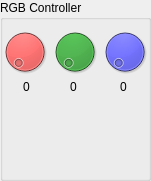
   <widget class="QGroupBox" name="groupBox_4">
    <property name="geometry">
     <rect>
      <x>180</x>
      <y>220</y>
      <width>151</width>
      <height>181</height>
     </rect>
    </property>
    <property name="title">
     <string>RGB Controller</string>
    </property>
    <widget class="QDial" name="dial">
     <property name="geometry">
      <rect>
       <x>0</x>
       <y>20</y>
       <width>50</width>
       <height>64</height>
      </rect>
     </property>
     <property name="palette">
      <palette>
       <active>
        <colorrole role="WindowText">
         <brush brushstyle="SolidPattern">
          <color alpha="255">
           <red>0</red>
           <green>0</green>
           <blue>0</blue>
          </color>
         </brush>
        </colorrole>
        <colorrole role="Button">
         <brush brushstyle="SolidPattern">
          <color alpha="255">
           <red>255</red>
           <green>0</green>
           <blue>0</blue>
          </color>
         </brush>
        </colorrole>
        <colorrole role="Light">
         <brush brushstyle="SolidPattern">
          <color alpha="255">
           <red>255</red>
           <green>127</green>
           <blue>127</blue>
          </color>
         </brush>
        </colorrole>
        <colorrole role="Midlight">
         <brush brushstyle="SolidPattern">
          <color alpha="255">
           <red>255</red>
           <green>63</green>
           <blue>63</blue>
          </color>
         </brush>
        </colorrole>
        <colorrole role="Dark">
         <brush brushstyle="SolidPattern">
          <color alpha="255">
           <red>127</red>
           <green>0</green>
           <blue>0</blue>
          </color>
         </brush>
        </colorrole>
        <colorrole role="Mid">
         <brush brushstyle="SolidPattern">
          <color alpha="255">
           <red>170</red>
           <green>0</green>
           <blue>0</blue>
          </color>
         </brush>
        </colorrole>
        <colorrole role="Text">
         <brush brushstyle="SolidPattern">
          <color alpha="255">
           <red>0</red>
           <green>0</green>
           <blue>0</blue>
          </color>
         </brush>
        </colorrole>
        <colorrole role="BrightText">
         <brush brushstyle="SolidPattern">
          <color alpha="255">
           <red>255</red>
           <green>255</green>
           <blue>255</blue>
          </color>
         </brush>
        </colorrole>
        <colorrole role="ButtonText">
         <brush brushstyle="SolidPattern">
          <color alpha="255">
           <red>0</red>
           <green>0</green>
           <blue>0</blue>
          </color>
         </brush>
        </colorrole>
        <colorrole role="Base">
         <brush brushstyle="SolidPattern">
          <color alpha="255">
           <red>255</red>
           <green>255</green>
           <blue>255</blue>
          </color>
         </brush>
        </colorrole>
        <colorrole role="Window">
         <brush brushstyle="SolidPattern">
          <color alpha="255">
           <red>255</red>
           <green>0</green>
           <blue>0</blue>
          </color>
         </brush>
        </colorrole>
        <colorrole role="Shadow">
         <brush brushstyle="SolidPattern">
          <color alpha="255">
           <red>0</red>
           <green>0</green>
           <blue>0</blue>
          </color>
         </brush>
        </colorrole>
        <colorrole role="AlternateBase">
         <brush brushstyle="SolidPattern">
          <color alpha="255">
           <red>255</red>
           <green>127</green>
           <blue>127</blue>
          </color>
         </brush>
        </colorrole>
        <colorrole role="ToolTipBase">
         <brush brushstyle="SolidPattern">
          <color alpha="255">
           <red>255</red>
           <green>255</green>
           <blue>220</blue>
          </color>
         </brush>
        </colorrole>
        <colorrole role="ToolTipText">
         <brush brushstyle="SolidPattern">
          <color alpha="255">
           <red>0</red>
           <green>0</green>
           <blue>0</blue>
          </color>
         </brush>
        </colorrole>
       </active>
       <inactive>
        <colorrole role="WindowText">
         <brush brushstyle="SolidPattern">
          <color alpha="255">
           <red>0</red>
           <green>0</green>
           <blue>0</blue>
          </color>
         </brush>
        </colorrole>
        <colorrole role="Button">
         <brush brushstyle="SolidPattern">
          <color alpha="255">
           <red>255</red>
           <green>0</green>
           <blue>0</blue>
          </color>
         </brush>
        </colorrole>
        <colorrole role="Light">
         <brush brushstyle="SolidPattern">
          <color alpha="255">
           <red>255</red>
           <green>127</green>
           <blue>127</blue>
          </color>
         </brush>
        </colorrole>
        <colorrole role="Midlight">
         <brush brushstyle="SolidPattern">
          <color alpha="255">
           <red>255</red>
           <green>63</green>
           <blue>63</blue>
          </color>
         </brush>
        </colorrole>
        <colorrole role="Dark">
         <brush brushstyle="SolidPattern">
          <color alpha="255">
           <red>127</red>
           <green>0</green>
           <blue>0</blue>
          </color>
         </brush>
        </colorrole>
        <colorrole role="Mid">
         <brush brushstyle="SolidPattern">
          <color alpha="255">
           <red>170</red>
           <green>0</green>
           <blue>0</blue>
          </color>
         </brush>
        </colorrole>
        <colorrole role="Text">
         <brush brushstyle="SolidPattern">
          <color alpha="255">
           <red>0</red>
           <green>0</green>
           <blue>0</blue>
          </color>
         </brush>
        </colorrole>
        <colorrole role="BrightText">
         <brush brushstyle="SolidPattern">
          <color alpha="255">
           <red>255</red>
           <green>255</green>
           <blue>255</blue>
          </color>
         </brush>
        </colorrole>
        <colorrole role="ButtonText">
         <brush brushstyle="SolidPattern">
          <color alpha="255">
           <red>0</red>
           <green>0</green>
           <blue>0</blue>
          </color>
         </brush>
        </colorrole>
        <colorrole role="Base">
         <brush brushstyle="SolidPattern">
          <color alpha="255">
           <red>255</red>
           <green>255</green>
           <blue>255</blue>
          </color>
         </brush>
        </colorrole>
        <colorrole role="Window">
         <brush brushstyle="SolidPattern">
          <color alpha="255">
           <red>255</red>
           <green>0</green>
           <blue>0</blue>
          </color>
         </brush>
        </colorrole>
        <colorrole role="Shadow">
         <brush brushstyle="SolidPattern">
          <color alpha="255">
           <red>0</red>
           <green>0</green>
           <blue>0</blue>
          </color>
         </brush>
        </colorrole>
        <colorrole role="AlternateBase">
         <brush brushstyle="SolidPattern">
          <color alpha="255">
           <red>255</red>
           <green>127</green>
           <blue>127</blue>
          </color>
         </brush>
        </colorrole>
        <colorrole role="ToolTipBase">
         <brush brushstyle="SolidPattern">
          <color alpha="255">
           <red>255</red>
           <green>255</green>
           <blue>220</blue>
          </color>
         </brush>
        </colorrole>
        <colorrole role="ToolTipText">
         <brush brushstyle="SolidPattern">
          <color alpha="255">
           <red>0</red>
           <green>0</green>
           <blue>0</blue>
          </color>
         </brush>
        </colorrole>
       </inactive>
       <disabled>
        <colorrole role="WindowText">
         <brush brushstyle="SolidPattern">
          <color alpha="255">
           <red>127</red>
           <green>0</green>
           <blue>0</blue>
          </color>
         </brush>
        </colorrole>
        <colorrole role="Button">
         <brush brushstyle="SolidPattern">
          <color alpha="255">
           <red>255</red>
           <green>0</green>
           <blue>0</blue>
          </color>
         </brush>
        </colorrole>
        <colorrole role="Light">
         <brush brushstyle="SolidPattern">
          <color alpha="255">
           <red>255</red>
           <green>127</green>
           <blue>127</blue>
          </color>
         </brush>
        </colorrole>
        <colorrole role="Midlight">
         <brush brushstyle="SolidPattern">
          <color alpha="255">
           <red>255</red>
           <green>63</green>
           <blue>63</blue>
          </color>
         </brush>
        </colorrole>
        <colorrole role="Dark">
         <brush brushstyle="SolidPattern">
          <color alpha="255">
           <red>127</red>
           <green>0</green>
           <blue>0</blue>
          </color>
         </brush>
        </colorrole>
        <colorrole role="Mid">
         <brush brushstyle="SolidPattern">
          <color alpha="255">
           <red>170</red>
           <green>0</green>
           <blue>0</blue>
          </color>
         </brush>
        </colorrole>
        <colorrole role="Text">
         <brush brushstyle="SolidPattern">
          <color alpha="255">
           <red>127</red>
           <green>0</green>
           <blue>0</blue>
          </color>
         </brush>
        </colorrole>
        <colorrole role="BrightText">
         <brush brushstyle="SolidPattern">
          <color alpha="255">
           <red>255</red>
           <green>255</green>
           <blue>255</blue>
          </color>
         </brush>
        </colorrole>
        <colorrole role="ButtonText">
         <brush brushstyle="SolidPattern">
          <color alpha="255">
           <red>127</red>
           <green>0</green>
           <blue>0</blue>
          </color>
         </brush>
        </colorrole>
        <colorrole role="Base">
         <brush brushstyle="SolidPattern">
          <color alpha="255">
           <red>255</red>
           <green>0</green>
           <blue>0</blue>
          </color>
         </brush>
        </colorrole>
        <colorrole role="Window">
         <brush brushstyle="SolidPattern">
          <color alpha="255">
           <red>255</red>
           <green>0</green>
           <blue>0</blue>
          </color>
         </brush>
        </colorrole>
        <colorrole role="Shadow">
         <brush brushstyle="SolidPattern">
          <color alpha="255">
           <red>0</red>
           <green>0</green>
           <blue>0</blue>
          </color>
         </brush>
        </colorrole>
        <colorrole role="AlternateBase">
         <brush brushstyle="SolidPattern">
          <color alpha="255">
           <red>255</red>
           <green>0</green>
           <blue>0</blue>
          </color>
         </brush>
        </colorrole>
        <colorrole role="ToolTipBase">
         <brush brushstyle="SolidPattern">
          <color alpha="255">
           <red>255</red>
           <green>255</green>
           <blue>220</blue>
          </color>
         </brush>
        </colorrole>
        <colorrole role="ToolTipText">
         <brush brushstyle="SolidPattern">
          <color alpha="255">
           <red>0</red>
           <green>0</green>
           <blue>0</blue>
          </color>
         </brush>
        </colorrole>
       </disabled>
      </palette>
     </property>
    </widget>
    <widget class="QDial" name="dial_2">
     <property name="geometry">
      <rect>
       <x>50</x>
       <y>20</y>
       <width>50</width>
       <height>64</height>
      </rect>
     </property>
     <property name="palette">
      <palette>
       <active>
        <colorrole role="WindowText">
         <brush brushstyle="SolidPattern">
          <color alpha="255">
           <red>0</red>
           <green>0</green>
           <blue>0</blue>
          </color>
         </brush>
        </colorrole>
        <colorrole role="Button">
         <brush brushstyle="SolidPattern">
          <color alpha="255">
           <red>0</red>
           <green>170</green>
           <blue>0</blue>
          </color>
         </brush>
        </colorrole>
        <colorrole role="Light">
         <brush brushstyle="SolidPattern">
          <color alpha="255">
           <red>0</red>
           <green>255</green>
           <blue>0</blue>
          </color>
         </brush>
        </colorrole>
        <colorrole role="Midlight">
         <brush brushstyle="SolidPattern">
          <color alpha="255">
           <red>0</red>
           <green>212</green>
           <blue>0</blue>
          </color>
         </brush>
        </colorrole>
        <colorrole role="Dark">
         <brush brushstyle="SolidPattern">
          <color alpha="255">
           <red>0</red>
           <green>85</green>
           <blue>0</blue>
          </color>
         </brush>
        </colorrole>
        <colorrole role="Mid">
         <brush brushstyle="SolidPattern">
          <color alpha="255">
           <red>0</red>
           <green>113</green>
           <blue>0</blue>
          </color>
         </brush>
        </colorrole>
        <colorrole role="Text">
         <brush brushstyle="SolidPattern">
          <color alpha="255">
           <red>0</red>
           <green>0</green>
           <blue>0</blue>
          </color>
         </brush>
        </colorrole>
        <colorrole role="BrightText">
         <brush brushstyle="SolidPattern">
          <color alpha="255">
           <red>255</red>
           <green>255</green>
           <blue>255</blue>
          </color>
         </brush>
        </colorrole>
        <colorrole role="ButtonText">
         <brush brushstyle="SolidPattern">
          <color alpha="255">
           <red>0</red>
           <green>0</green>
           <blue>0</blue>
          </color>
         </brush>
        </colorrole>
        <colorrole role="Base">
         <brush brushstyle="SolidPattern">
          <color alpha="255">
           <red>255</red>
           <green>255</green>
           <blue>255</blue>
          </color>
         </brush>
        </colorrole>
        <colorrole role="Window">
         <brush brushstyle="SolidPattern">
          <color alpha="255">
           <red>0</red>
           <green>170</green>
           <blue>0</blue>
          </color>
         </brush>
        </colorrole>
        <colorrole role="Shadow">
         <brush brushstyle="SolidPattern">
          <color alpha="255">
           <red>0</red>
           <green>0</green>
           <blue>0</blue>
          </color>
         </brush>
        </colorrole>
        <colorrole role="AlternateBase">
         <brush brushstyle="SolidPattern">
          <color alpha="255">
           <red>127</red>
           <green>212</green>
           <blue>127</blue>
          </color>
         </brush>
        </colorrole>
        <colorrole role="ToolTipBase">
         <brush brushstyle="SolidPattern">
          <color alpha="255">
           <red>255</red>
           <green>255</green>
           <blue>220</blue>
          </color>
         </brush>
        </colorrole>
        <colorrole role="ToolTipText">
         <brush brushstyle="SolidPattern">
          <color alpha="255">
           <red>0</red>
           <green>0</green>
           <blue>0</blue>
          </color>
         </brush>
        </colorrole>
       </active>
       <inactive>
        <colorrole role="WindowText">
         <brush brushstyle="SolidPattern">
          <color alpha="255">
           <red>0</red>
           <green>0</green>
           <blue>0</blue>
          </color>
         </brush>
        </colorrole>
        <colorrole role="Button">
         <brush brushstyle="SolidPattern">
          <color alpha="255">
           <red>0</red>
           <green>170</green>
           <blue>0</blue>
          </color>
         </brush>
        </colorrole>
        <colorrole role="Light">
         <brush brushstyle="SolidPattern">
          <color alpha="255">
           <red>0</red>
           <green>255</green>
           <blue>0</blue>
          </color>
         </brush>
        </colorrole>
        <colorrole role="Midlight">
         <brush brushstyle="SolidPattern">
          <color alpha="255">
           <red>0</red>
           <green>212</green>
           <blue>0</blue>
          </color>
         </brush>
        </colorrole>
        <colorrole role="Dark">
         <brush brushstyle="SolidPattern">
          <color alpha="255">
           <red>0</red>
           <green>85</green>
           <blue>0</blue>
          </color>
         </brush>
        </colorrole>
        <colorrole role="Mid">
         <brush brushstyle="SolidPattern">
          <color alpha="255">
           <red>0</red>
           <green>113</green>
           <blue>0</blue>
          </color>
         </brush>
        </colorrole>
        <colorrole role="Text">
         <brush brushstyle="SolidPattern">
          <color alpha="255">
           <red>0</red>
           <green>0</green>
           <blue>0</blue>
          </color>
         </brush>
        </colorrole>
        <colorrole role="BrightText">
         <brush brushstyle="SolidPattern">
          <color alpha="255">
           <red>255</red>
           <green>255</green>
           <blue>255</blue>
          </color>
         </brush>
        </colorrole>
        <colorrole role="ButtonText">
         <brush brushstyle="SolidPattern">
          <color alpha="255">
           <red>0</red>
           <green>0</green>
           <blue>0</blue>
          </color>
         </brush>
        </colorrole>
        <colorrole role="Base">
         <brush brushstyle="SolidPattern">
          <color alpha="255">
           <red>255</red>
           <green>255</green>
           <blue>255</blue>
          </color>
         </brush>
        </colorrole>
        <colorrole role="Window">
         <brush brushstyle="SolidPattern">
          <color alpha="255">
           <red>0</red>
           <green>170</green>
           <blue>0</blue>
          </color>
         </brush>
        </colorrole>
        <colorrole role="Shadow">
         <brush brushstyle="SolidPattern">
          <color alpha="255">
           <red>0</red>
           <green>0</green>
           <blue>0</blue>
          </color>
         </brush>
        </colorrole>
        <colorrole role="AlternateBase">
         <brush brushstyle="SolidPattern">
          <color alpha="255">
           <red>127</red>
           <green>212</green>
           <blue>127</blue>
          </color>
         </brush>
        </colorrole>
        <colorrole role="ToolTipBase">
         <brush brushstyle="SolidPattern">
          <color alpha="255">
           <red>255</red>
           <green>255</green>
           <blue>220</blue>
          </color>
         </brush>
        </colorrole>
        <colorrole role="ToolTipText">
         <brush brushstyle="SolidPattern">
          <color alpha="255">
           <red>0</red>
           <green>0</green>
           <blue>0</blue>
          </color>
         </brush>
        </colorrole>
       </inactive>
       <disabled>
        <colorrole role="WindowText">
         <brush brushstyle="SolidPattern">
          <color alpha="255">
           <red>0</red>
           <green>85</green>
           <blue>0</blue>
          </color>
         </brush>
        </colorrole>
        <colorrole role="Button">
         <brush brushstyle="SolidPattern">
          <color alpha="255">
           <red>0</red>
           <green>170</green>
           <blue>0</blue>
          </color>
         </brush>
        </colorrole>
        <colorrole role="Light">
         <brush brushstyle="SolidPattern">
          <color alpha="255">
           <red>0</red>
           <green>255</green>
           <blue>0</blue>
          </color>
         </brush>
        </colorrole>
        <colorrole role="Midlight">
         <brush brushstyle="SolidPattern">
          <color alpha="255">
           <red>0</red>
           <green>212</green>
           <blue>0</blue>
          </color>
         </brush>
        </colorrole>
        <colorrole role="Dark">
         <brush brushstyle="SolidPattern">
          <color alpha="255">
           <red>0</red>
           <green>85</green>
           <blue>0</blue>
          </color>
         </brush>
        </colorrole>
        <colorrole role="Mid">
         <brush brushstyle="SolidPattern">
          <color alpha="255">
           <red>0</red>
           <green>113</green>
           <blue>0</blue>
          </color>
         </brush>
        </colorrole>
        <colorrole role="Text">
         <brush brushstyle="SolidPattern">
          <color alpha="255">
           <red>0</red>
           <green>85</green>
           <blue>0</blue>
          </color>
         </brush>
        </colorrole>
        <colorrole role="BrightText">
         <brush brushstyle="SolidPattern">
          <color alpha="255">
           <red>255</red>
           <green>255</green>
           <blue>255</blue>
          </color>
         </brush>
        </colorrole>
        <colorrole role="ButtonText">
         <brush brushstyle="SolidPattern">
          <color alpha="255">
           <red>0</red>
           <green>85</green>
           <blue>0</blue>
          </color>
         </brush>
        </colorrole>
        <colorrole role="Base">
         <brush brushstyle="SolidPattern">
          <color alpha="255">
           <red>0</red>
           <green>170</green>
           <blue>0</blue>
          </color>
         </brush>
        </colorrole>
        <colorrole role="Window">
         <brush brushstyle="SolidPattern">
          <color alpha="255">
           <red>0</red>
           <green>170</green>
           <blue>0</blue>
          </color>
         </brush>
        </colorrole>
        <colorrole role="Shadow">
         <brush brushstyle="SolidPattern">
          <color alpha="255">
           <red>0</red>
           <green>0</green>
           <blue>0</blue>
          </color>
         </brush>
        </colorrole>
        <colorrole role="AlternateBase">
         <brush brushstyle="SolidPattern">
          <color alpha="255">
           <red>0</red>
           <green>170</green>
           <blue>0</blue>
          </color>
         </brush>
        </colorrole>
        <colorrole role="ToolTipBase">
         <brush brushstyle="SolidPattern">
          <color alpha="255">
           <red>255</red>
           <green>255</green>
           <blue>220</blue>
          </color>
         </brush>
        </colorrole>
        <colorrole role="ToolTipText">
         <brush brushstyle="SolidPattern">
          <color alpha="255">
           <red>0</red>
           <green>0</green>
           <blue>0</blue>
          </color>
         </brush>
        </colorrole>
       </disabled>
      </palette>
     </property>
    </widget>
    <widget class="QDial" name="dial_3">
     <property name="geometry">
      <rect>
       <x>100</x>
       <y>20</y>
       <width>50</width>
       <height>64</height>
      </rect>
     </property>
     <property name="palette">
      <palette>
       <active>
        <colorrole role="WindowText">
         <brush brushstyle="SolidPattern">
          <color alpha="255">
           <red>0</red>
           <green>0</green>
           <blue>0</blue>
          </color>
         </brush>
        </colorrole>
        <colorrole role="Button">
         <brush brushstyle="SolidPattern">
          <color alpha="255">
           <red>0</red>
           <green>0</green>
           <blue>255</blue>
          </color>
         </brush>
        </colorrole>
        <colorrole role="Light">
         <brush brushstyle="SolidPattern">
          <color alpha="255">
           <red>127</red>
           <green>127</green>
           <blue>255</blue>
          </color>
         </brush>
        </colorrole>
        <colorrole role="Midlight">
         <brush brushstyle="SolidPattern">
          <color alpha="255">
           <red>63</red>
           <green>63</green>
           <blue>255</blue>
          </color>
         </brush>
        </colorrole>
        <colorrole role="Dark">
         <brush brushstyle="SolidPattern">
          <color alpha="255">
           <red>0</red>
           <green>0</green>
           <blue>127</blue>
          </color>
         </brush>
        </colorrole>
        <colorrole role="Mid">
         <brush brushstyle="SolidPattern">
          <color alpha="255">
           <red>0</red>
           <green>0</green>
           <blue>170</blue>
          </color>
         </brush>
        </colorrole>
        <colorrole role="Text">
         <brush brushstyle="SolidPattern">
          <color alpha="255">
           <red>0</red>
           <green>0</green>
           <blue>0</blue>
          </color>
         </brush>
        </colorrole>
        <colorrole role="BrightText">
         <brush brushstyle="SolidPattern">
          <color alpha="255">
           <red>255</red>
           <green>255</green>
           <blue>255</blue>
          </color>
         </brush>
        </colorrole>
        <colorrole role="ButtonText">
         <brush brushstyle="SolidPattern">
          <color alpha="255">
           <red>0</red>
           <green>0</green>
           <blue>0</blue>
          </color>
         </brush>
        </colorrole>
        <colorrole role="Base">
         <brush brushstyle="SolidPattern">
          <color alpha="255">
           <red>255</red>
           <green>255</green>
           <blue>255</blue>
          </color>
         </brush>
        </colorrole>
        <colorrole role="Window">
         <brush brushstyle="SolidPattern">
          <color alpha="255">
           <red>0</red>
           <green>0</green>
           <blue>255</blue>
          </color>
         </brush>
        </colorrole>
        <colorrole role="Shadow">
         <brush brushstyle="SolidPattern">
          <color alpha="255">
           <red>0</red>
           <green>0</green>
           <blue>0</blue>
          </color>
         </brush>
        </colorrole>
        <colorrole role="AlternateBase">
         <brush brushstyle="SolidPattern">
          <color alpha="255">
           <red>127</red>
           <green>127</green>
           <blue>255</blue>
          </color>
         </brush>
        </colorrole>
        <colorrole role="ToolTipBase">
         <brush brushstyle="SolidPattern">
          <color alpha="255">
           <red>255</red>
           <green>255</green>
           <blue>220</blue>
          </color>
         </brush>
        </colorrole>
        <colorrole role="ToolTipText">
         <brush brushstyle="SolidPattern">
          <color alpha="255">
           <red>0</red>
           <green>0</green>
           <blue>0</blue>
          </color>
         </brush>
        </colorrole>
       </active>
       <inactive>
        <colorrole role="WindowText">
         <brush brushstyle="SolidPattern">
          <color alpha="255">
           <red>0</red>
           <green>0</green>
           <blue>0</blue>
          </color>
         </brush>
        </colorrole>
        <colorrole role="Button">
         <brush brushstyle="SolidPattern">
          <color alpha="255">
           <red>0</red>
           <green>0</green>
           <blue>255</blue>
          </color>
         </brush>
        </colorrole>
        <colorrole role="Light">
         <brush brushstyle="SolidPattern">
          <color alpha="255">
           <red>127</red>
           <green>127</green>
           <blue>255</blue>
          </color>
         </brush>
        </colorrole>
        <colorrole role="Midlight">
         <brush brushstyle="SolidPattern">
          <color alpha="255">
           <red>63</red>
           <green>63</green>
           <blue>255</blue>
          </color>
         </brush>
        </colorrole>
        <colorrole role="Dark">
         <brush brushstyle="SolidPattern">
          <color alpha="255">
           <red>0</red>
           <green>0</green>
           <blue>127</blue>
          </color>
         </brush>
        </colorrole>
        <colorrole role="Mid">
         <brush brushstyle="SolidPattern">
          <color alpha="255">
           <red>0</red>
           <green>0</green>
           <blue>170</blue>
          </color>
         </brush>
        </colorrole>
        <colorrole role="Text">
         <brush brushstyle="SolidPattern">
          <color alpha="255">
           <red>0</red>
           <green>0</green>
           <blue>0</blue>
          </color>
         </brush>
        </colorrole>
        <colorrole role="BrightText">
         <brush brushstyle="SolidPattern">
          <color alpha="255">
           <red>255</red>
           <green>255</green>
           <blue>255</blue>
          </color>
         </brush>
        </colorrole>
        <colorrole role="ButtonText">
         <brush brushstyle="SolidPattern">
          <color alpha="255">
           <red>0</red>
           <green>0</green>
           <blue>0</blue>
          </color>
         </brush>
        </colorrole>
        <colorrole role="Base">
         <brush brushstyle="SolidPattern">
          <color alpha="255">
           <red>255</red>
           <green>255</green>
           <blue>255</blue>
          </color>
         </brush>
        </colorrole>
        <colorrole role="Window">
         <brush brushstyle="SolidPattern">
          <color alpha="255">
           <red>0</red>
           <green>0</green>
           <blue>255</blue>
          </color>
         </brush>
        </colorrole>
        <colorrole role="Shadow">
         <brush brushstyle="SolidPattern">
          <color alpha="255">
           <red>0</red>
           <green>0</green>
           <blue>0</blue>
          </color>
         </brush>
        </colorrole>
        <colorrole role="AlternateBase">
         <brush brushstyle="SolidPattern">
          <color alpha="255">
           <red>127</red>
           <green>127</green>
           <blue>255</blue>
          </color>
         </brush>
        </colorrole>
        <colorrole role="ToolTipBase">
         <brush brushstyle="SolidPattern">
          <color alpha="255">
           <red>255</red>
           <green>255</green>
           <blue>220</blue>
          </color>
         </brush>
        </colorrole>
        <colorrole role="ToolTipText">
         <brush brushstyle="SolidPattern">
          <color alpha="255">
           <red>0</red>
           <green>0</green>
           <blue>0</blue>
          </color>
         </brush>
        </colorrole>
       </inactive>
       <disabled>
        <colorrole role="WindowText">
         <brush brushstyle="SolidPattern">
          <color alpha="255">
           <red>0</red>
           <green>0</green>
           <blue>127</blue>
          </color>
         </brush>
        </colorrole>
        <colorrole role="Button">
         <brush brushstyle="SolidPattern">
          <color alpha="255">
           <red>0</red>
           <green>0</green>
           <blue>255</blue>
          </color>
         </brush>
        </colorrole>
        <colorrole role="Light">
         <brush brushstyle="SolidPattern">
          <color alpha="255">
           <red>127</red>
           <green>127</green>
           <blue>255</blue>
          </color>
         </brush>
        </colorrole>
        <colorrole role="Midlight">
         <brush brushstyle="SolidPattern">
          <color alpha="255">
           <red>63</red>
           <green>63</green>
           <blue>255</blue>
          </color>
         </brush>
        </colorrole>
        <colorrole role="Dark">
         <brush brushstyle="SolidPattern">
          <color alpha="255">
           <red>0</red>
           <green>0</green>
           <blue>127</blue>
          </color>
         </brush>
        </colorrole>
        <colorrole role="Mid">
         <brush brushstyle="SolidPattern">
          <color alpha="255">
           <red>0</red>
           <green>0</green>
           <blue>170</blue>
          </color>
         </brush>
        </colorrole>
        <colorrole role="Text">
         <brush brushstyle="SolidPattern">
          <color alpha="255">
           <red>0</red>
           <green>0</green>
           <blue>127</blue>
          </color>
         </brush>
        </colorrole>
        <colorrole role="BrightText">
         <brush brushstyle="SolidPattern">
          <color alpha="255">
           <red>255</red>
           <green>255</green>
           <blue>255</blue>
          </color>
         </brush>
        </colorrole>
        <colorrole role="ButtonText">
         <brush brushstyle="SolidPattern">
          <color alpha="255">
           <red>0</red>
           <green>0</green>
           <blue>127</blue>
          </color>
         </brush>
        </colorrole>
        <colorrole role="Base">
         <brush brushstyle="SolidPattern">
          <color alpha="255">
           <red>0</red>
           <green>0</green>
           <blue>255</blue>
          </color>
         </brush>
        </colorrole>
        <colorrole role="Window">
         <brush brushstyle="SolidPattern">
          <color alpha="255">
           <red>0</red>
           <green>0</green>
           <blue>255</blue>
          </color>
         </brush>
        </colorrole>
        <colorrole role="Shadow">
         <brush brushstyle="SolidPattern">
          <color alpha="255">
           <red>0</red>
           <green>0</green>
           <blue>0</blue>
          </color>
         </brush>
        </colorrole>
        <colorrole role="AlternateBase">
         <brush brushstyle="SolidPattern">
          <color alpha="255">
           <red>0</red>
           <green>0</green>
           <blue>255</blue>
          </color>
         </brush>
        </colorrole>
        <colorrole role="ToolTipBase">
         <brush brushstyle="SolidPattern">
          <color alpha="255">
           <red>255</red>
           <green>255</green>
           <blue>220</blue>
          </color>
         </brush>
        </colorrole>
        <colorrole role="ToolTipText">
         <brush brushstyle="SolidPattern">
          <color alpha="255">
           <red>0</red>
           <green>0</green>
           <blue>0</blue>
          </color>
         </brush>
        </colorrole>
       </disabled>
      </palette>
     </property>
    </widget>
    <widget class="QLabel" name="label_5">
     <property name="geometry">
      <rect>
       <x>3</x>
       <y>80</y>
       <width>47</width>
       <height>13</height>
      </rect>
     </property>
     <property name="text">
      <string>0</string>
     </property>
     <property name="alignment">
      <set>Qt::AlignCenter</set>
     </property>
    </widget>
    <widget class="QLabel" name="label_6">
     <property name="geometry">
      <rect>
       <x>50</x>
       <y>80</y>
       <width>47</width>
       <height>13</height>
      </rect>
     </property>
     <property name="text">
      <string>0</string>
     </property>
     <property name="alignment">
      <set>Qt::AlignCenter</set>
     </property>
    </widget>
    <widget class="QLabel" name="label_7">
     <property name="geometry">
      <rect>
       <x>100</x>
       <y>80</y>
       <width>47</width>
       <height>13</height>
      </rect>
     </property>
     <property name="text">
      <string>0</string>
     </property>
     <property name="alignment">
      <set>Qt::AlignCenter</set>
     </property>
    </widget>
   </widget>
